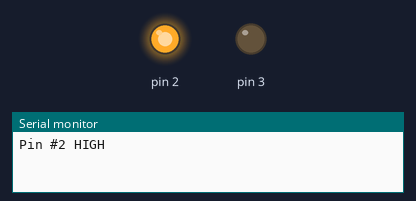
The sketch below on a simulated Arduino Uno, built with avr-gcc and run on an emulated ATmega328P. Shown: output pins drawn as LEDs (lit = HIGH), the last lines printed to the serial monitor.

Above: at 2.5 s.
At 7.5 s:
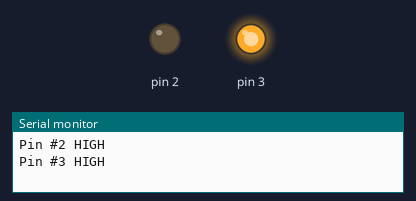
Timing chart, 0 to 13.0 s (numbered marks = the images above):
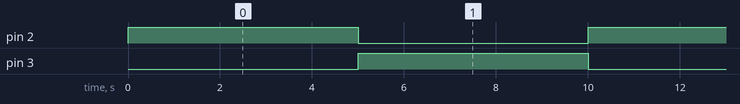

Measured:
- by itself, pin 2, pin 3: alternates HIGH for 5.0 s and LOW for 5.0 s
- by itself, everything shown: repeats every 10.0 s, in 3 steps

The sketch:

sht11_pin_test.ino
```cpp
void setup() {
  pinMode(2, OUTPUT); digitalWrite(2, LOW);
  pinMode(3, OUTPUT); digitalWrite(3, LOW);

  Serial.begin(115200);
}

void loop() {
  Serial.println("Pin #2 HIGH");
  digitalWrite(2, HIGH);
  delay(5000);
  Serial.println("Pin #3 HIGH");
  digitalWrite(2, LOW);
  digitalWrite(3, HIGH);
  delay(5000);
  digitalWrite(3, LOW);
}
```
